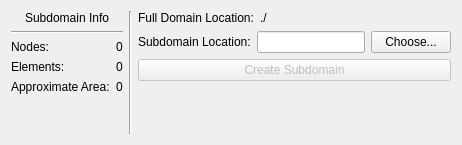
      <widget class="QWidget" name="toolsTab">
       <attribute name="title">
        <string>Subdomain Tools</string>
       </attribute>
       <layout class="QHBoxLayout" name="horizontalLayout_2">
        <item>
         <layout class="QVBoxLayout" name="verticalLayout_4">
          <item>
           <widget class="QLabel" name="label_3">
            <property name="sizePolicy">
             <sizepolicy hsizetype="Preferred" vsizetype="Preferred">
              <horstretch>0</horstretch>
              <verstretch>0</verstretch>
             </sizepolicy>
            </property>
            <property name="text">
             <string>Subdomain Info</string>
            </property>
            <property name="alignment">
             <set>Qt::AlignCenter</set>
            </property>
           </widget>
          </item>
          <item>
           <widget class="Line" name="line_2">
            <property name="orientation">
             <enum>Qt::Horizontal</enum>
            </property>
           </widget>
          </item>
          <item>
           <layout class="QGridLayout" name="gridLayout">
            <item row="0" column="0">
             <widget class="QLabel" name="subNodesLabel">
              <property name="text">
               <string>Nodes:</string>
              </property>
             </widget>
            </item>
            <item row="1" column="0">
             <widget class="QLabel" name="subElementsLabel">
              <property name="text">
               <string>Elements:</string>
              </property>
             </widget>
            </item>
            <item row="0" column="1">
             <widget class="QLabel" name="subNodesCount">
              <property name="text">
               <string>0</string>
              </property>
             </widget>
            </item>
            <item row="1" column="1">
             <widget class="QLabel" name="subElementsCount">
              <property name="text">
               <string>0</string>
              </property>
             </widget>
            </item>
            <item row="2" column="0">
             <widget class="QLabel" name="subAreaLabel">
              <property name="text">
               <string>Approximate Area:</string>
              </property>
             </widget>
            </item>
            <item row="2" column="1">
             <widget class="QLabel" name="subArea">
              <property name="text">
               <string>0</string>
              </property>
             </widget>
            </item>
           </layout>
          </item>
          <item>
           <spacer name="verticalSpacer_2">
            <property name="orientation">
             <enum>Qt::Vertical</enum>
            </property>
            <property name="sizeHint" stdset="0">
             <size>
              <width>20</width>
              <height>40</height>
             </size>
            </property>
           </spacer>
          </item>
         </layout>
        </item>
        <item>
         <widget class="Line" name="line_3">
          <property name="orientation">
           <enum>Qt::Vertical</enum>
          </property>
         </widget>
        </item>
        <item>
         <layout class="QVBoxLayout" name="verticalLayout">
          <item>
           <layout class="QHBoxLayout" name="horizontalLayout_6">
            <item>
             <widget class="QLabel" name="subFullLabel">
              <property name="sizePolicy">
               <sizepolicy hsizetype="Maximum" vsizetype="Preferred">
                <horstretch>0</horstretch>
                <verstretch>0</verstretch>
               </sizepolicy>
              </property>
              <property name="text">
               <string>Full Domain Location:</string>
              </property>
             </widget>
            </item>
            <item>
             <widget class="QLabel" name="subFullLocation">
              <property name="text">
               <string>./</string>
              </property>
             </widget>
            </item>
           </layout>
          </item>
          <item>
           <layout class="QHBoxLayout" name="horizontalLayout_9">
            <item>
             <widget class="QLabel" name="subSubLabel">
              <property name="text">
               <string>Subdomain Location:</string>
              </property>
             </widget>
            </item>
            <item>
             <widget class="QLineEdit" name="subLocationButton"/>
            </item>
            <item>
             <widget class="QPushButton" name="pushButton">
              <property name="text">
               <string>Choose...</string>
              </property>
             </widget>
            </item>
           </layout>
          </item>
          <item>
           <widget class="QPushButton" name="subCreateButton">
            <property name="enabled">
             <bool>false</bool>
            </property>
            <property name="text">
             <string>Create Subdomain</string>
            </property>
           </widget>
          </item>
          <item>
           <spacer name="verticalSpacer_3">
            <property name="orientation">
             <enum>Qt::Vertical</enum>
            </property>
            <property name="sizeHint" stdset="0">
             <size>
              <width>20</width>
              <height>40</height>
             </size>
            </property>
           </spacer>
          </item>
         </layout>
        </item>
       </layout>
      </widget>
